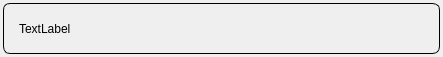
<?xml version="1.0" encoding="UTF-8"?>
<ui version="4.0">
 <class>NodeListItem</class>
 <widget class="QWidget" name="NodeListItem">
  <property name="geometry">
   <rect>
    <x>0</x>
    <y>0</y>
    <width>443</width>
    <height>57</height>
   </rect>
  </property>
  <property name="sizePolicy">
   <sizepolicy hsizetype="Preferred" vsizetype="Minimum">
    <horstretch>0</horstretch>
    <verstretch>0</verstretch>
   </sizepolicy>
  </property>
  <property name="windowTitle">
   <string>Form</string>
  </property>
  <layout class="QVBoxLayout" name="verticalLayout">
   <property name="leftMargin">
    <number>3</number>
   </property>
   <property name="topMargin">
    <number>3</number>
   </property>
   <property name="rightMargin">
    <number>3</number>
   </property>
   <property name="bottomMargin">
    <number>3</number>
   </property>
   <item>
    <widget class="QLabel" name="label_node_name">
     <property name="styleSheet">
      <string notr="true">padding: 12px;
border: 1px solid black;
border-radius: 7px;</string>
     </property>
     <property name="text">
      <string>TextLabel</string>
     </property>
    </widget>
   </item>
  </layout>
 </widget>
 <resources/>
 <connections/>
</ui>
